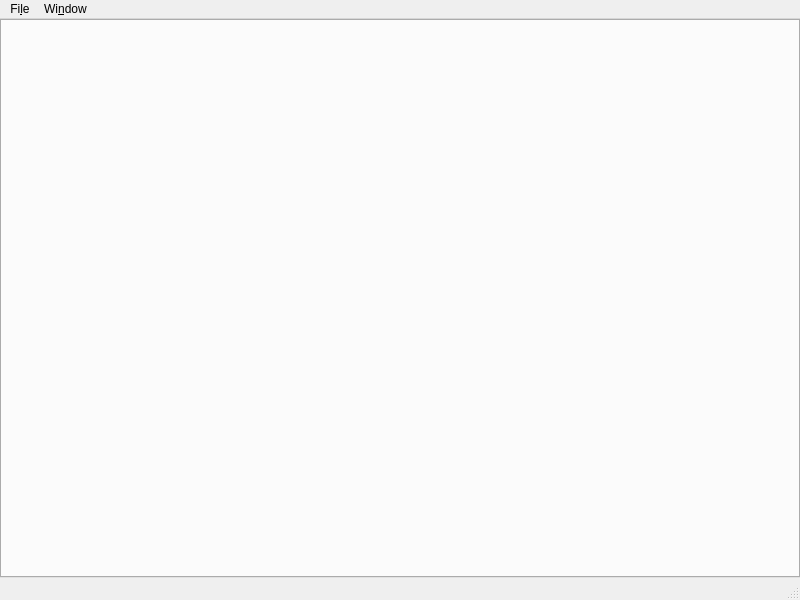
<?xml version="1.0" encoding="UTF-8"?>
<ui version="4.0">
 <class>ToolMain</class>
 <widget class="QMainWindow" name="ToolMain">
  <property name="geometry">
   <rect>
    <x>0</x>
    <y>0</y>
    <width>800</width>
    <height>600</height>
   </rect>
  </property>
  <property name="windowTitle">
   <string>MainWindow</string>
  </property>
  <widget class="QWidget" name="centralwidget">
   <layout class="QGridLayout" name="gridLayout">
    <property name="leftMargin">
     <number>0</number>
    </property>
    <property name="topMargin">
     <number>0</number>
    </property>
    <property name="rightMargin">
     <number>0</number>
    </property>
    <property name="bottomMargin">
     <number>0</number>
    </property>
    <property name="spacing">
     <number>0</number>
    </property>
    <item row="0" column="0">
     <widget class="QTabWidget" name="mainbar">
      <property name="tabsClosable">
       <bool>true</bool>
      </property>
      <property name="movable">
       <bool>true</bool>
      </property>
     </widget>
    </item>
   </layout>
  </widget>
  <widget class="QMenuBar" name="menubar">
   <property name="geometry">
    <rect>
     <x>0</x>
     <y>0</y>
     <width>800</width>
     <height>32</height>
    </rect>
   </property>
   <widget class="QMenu" name="menuFile">
    <property name="title">
     <string>Fi&amp;le</string>
    </property>
    <addaction name="actionOpen"/>
    <addaction name="separator"/>
    <addaction name="actionSave"/>
    <addaction name="actionSave_As"/>
    <addaction name="separator"/>
    <addaction name="actionExit"/>
   </widget>
   <widget class="QMenu" name="menuWindow">
    <property name="title">
     <string>Wi&amp;ndow</string>
    </property>
    <addaction name="actionFullscreen"/>
    <addaction name="actionWindowed"/>
    <addaction name="separator"/>
    <addaction name="actionMaximized"/>
    <addaction name="actionMinimized"/>
   </widget>
   <addaction name="menuFile"/>
   <addaction name="menuWindow"/>
  </widget>
  <widget class="QStatusBar" name="statusbar"/>
  <action name="actionOpen">
   <property name="text">
    <string>&amp;Open...</string>
   </property>
  </action>
  <action name="actionSave">
   <property name="text">
    <string>&amp;Save</string>
   </property>
  </action>
  <action name="actionSave_As">
   <property name="text">
    <string>Sa&amp;ve As...</string>
   </property>
  </action>
  <action name="actionExit">
   <property name="text">
    <string>&amp;Exit</string>
   </property>
  </action>
  <action name="actionFullscreen">
   <property name="text">
    <string>Fullscreen</string>
   </property>
  </action>
  <action name="actionWindowed">
   <property name="text">
    <string>Windowed</string>
   </property>
  </action>
  <action name="actionMaximized">
   <property name="text">
    <string>Maximized</string>
   </property>
  </action>
  <action name="actionMinimized">
   <property name="text">
    <string>Minimized</string>
   </property>
  </action>
 </widget>
 <resources/>
 <connections>
  <connection>
   <sender>actionExit</sender>
   <signal>triggered()</signal>
   <receiver>ToolMain</receiver>
   <slot>close()</slot>
   <hints>
    <hint type="sourcelabel">
     <x>-1</x>
     <y>-1</y>
    </hint>
    <hint type="destinationlabel">
     <x>399</x>
     <y>299</y>
    </hint>
   </hints>
  </connection>
  <connection>
   <sender>actionFullscreen</sender>
   <signal>triggered()</signal>
   <receiver>ToolMain</receiver>
   <slot>showFullScreen()</slot>
   <hints>
    <hint type="sourcelabel">
     <x>-1</x>
     <y>-1</y>
    </hint>
    <hint type="destinationlabel">
     <x>399</x>
     <y>299</y>
    </hint>
   </hints>
  </connection>
  <connection>
   <sender>actionMaximized</sender>
   <signal>triggered()</signal>
   <receiver>ToolMain</receiver>
   <slot>showMaximized()</slot>
   <hints>
    <hint type="sourcelabel">
     <x>-1</x>
     <y>-1</y>
    </hint>
    <hint type="destinationlabel">
     <x>399</x>
     <y>299</y>
    </hint>
   </hints>
  </connection>
  <connection>
   <sender>actionWindowed</sender>
   <signal>triggered()</signal>
   <receiver>ToolMain</receiver>
   <slot>showNormal()</slot>
   <hints>
    <hint type="sourcelabel">
     <x>-1</x>
     <y>-1</y>
    </hint>
    <hint type="destinationlabel">
     <x>399</x>
     <y>299</y>
    </hint>
   </hints>
  </connection>
  <connection>
   <sender>actionMinimized</sender>
   <signal>triggered()</signal>
   <receiver>ToolMain</receiver>
   <slot>showMinimized()</slot>
   <hints>
    <hint type="sourcelabel">
     <x>-1</x>
     <y>-1</y>
    </hint>
    <hint type="destinationlabel">
     <x>399</x>
     <y>299</y>
    </hint>
   </hints>
  </connection>
 </connections>
</ui>
